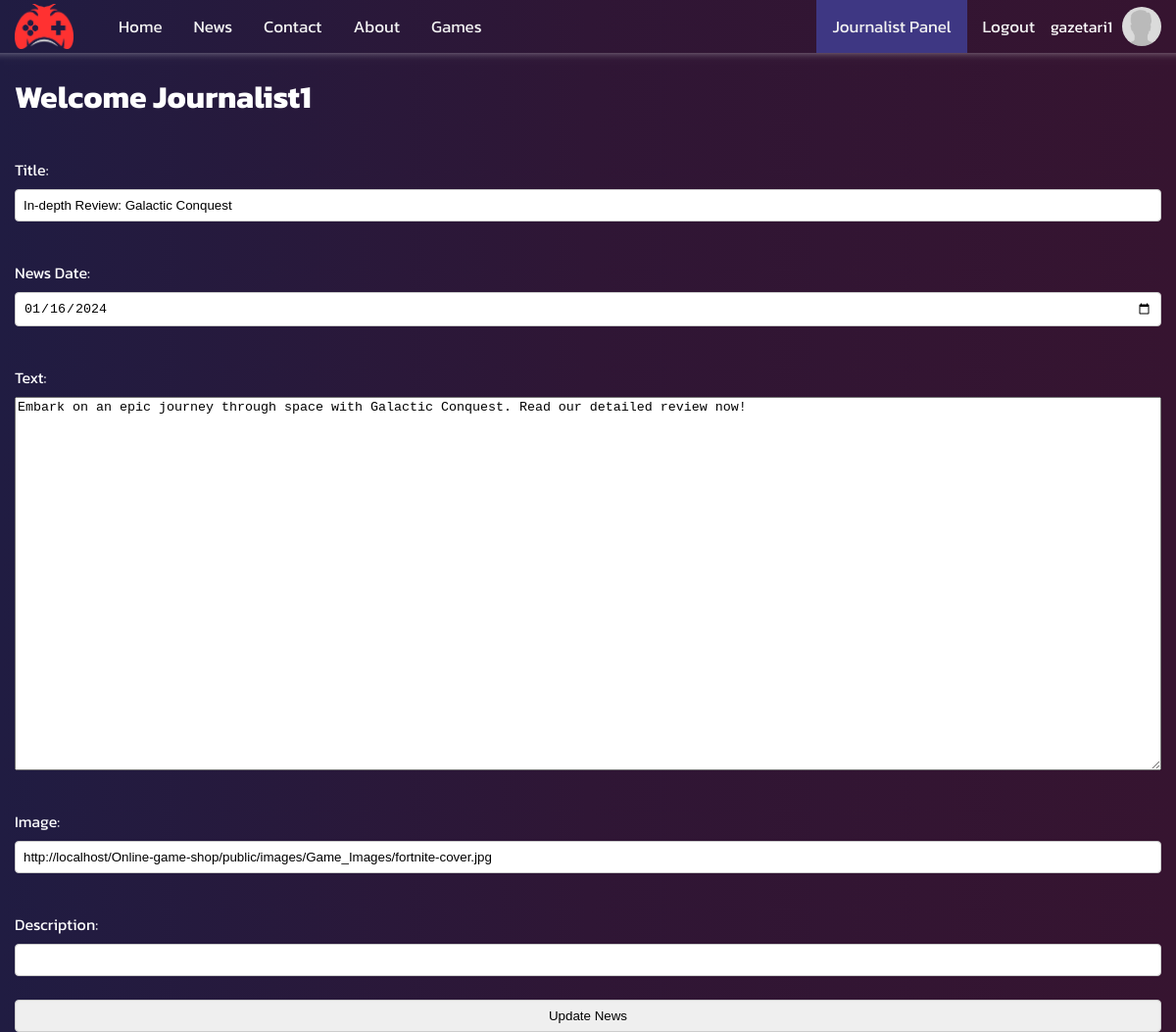
Page /public/view/admin/edit-news.php?id=3 (signed in) on the committed database.
### tables this page shows
CREATE TABLE news (
    news_id INT AUTO_INCREMENT PRIMARY KEY,
    title VARCHAR(255),
    news_date DATE,
    journalist_user_id INT,
    news_text TEXT,
    image VARCHAR(255),
    FOREIGN KEY (journalist_user_id) REFERENCES users(id)
);

### config/Database.php (called while the page is built, shortened)
<?php
class Database
{
    private $conn;
    public function __construct($servername = "127.0.0.1", $username = "root", $password = "", $dbname = "shop")
    {
        $this->conn = new mysqli($servername, $username, $password, $dbname);
    }
    public function query($sql)
    {
        return $this->conn->query($sql);
    }
}
?>

### public/view/Admin/edit-news.php (the view, shortened to what this page needs)
<?php
require_once '../../../config/Database.php';
require_once '../../../src/controller/News.php';
?>
<!DOCTYPE html>
<html lang="en">
<head>
    <link rel="stylesheet" href="/Online-game-shop/public/css/global.css">
    <link rel="stylesheet" href="/Online-game-shop/public/css/index.css">
    <link rel="stylesheet" href="/Online-game-shop/public/css/game.css">
    <link rel="stylesheet" href="/Online-game-shop/public/css/admin.css">
    <link rel="stylesheet" href="/Online-game-shop/public/css/login.css">
</head>
<body>
<?php include('../navbar.php'); ?>
    <div class="main-container">
        <div>
        <?php
        $name = $_SESSION["user"]["name"];
        echo "<h1>Welcome $name</h1>";
        ?>
            <?php
            $newsId = $_GET['id'];
            $database= new Database();
            $sql = "SELECT * FROM news WHERE news_id = $newsId";
            $result = $database->query($sql);
            if ($result && $row = $result->fetch_assoc()) {
            ?>
                <form action="../../../src/controller/Edit-news.php" method="POST">
                    <label for="title">Title:</label>
                    <input type="text" name="title" value="<?php echo $row['title']; ?>" required><br>
                    <label for="date">News Date:</label>
                    <input type="date" name="date" value="<?php echo $row['news_date']; ?>" required><br>
                    <label for="text">Text:</label>
                    <textarea name="text" required rows="25"><?php echo $row['news_text']; ?></textarea><br>
                    <label for="image">Image:</label>
                    <input type="text" name="image" value="<?php echo $row['image']; ?>" required><br>
                    <label for="short-dcs">Description:</label>
                    <input type="text" name="short-dcs" value="<?php echo $row['newsShortDesc']; ?>" required><br>
                    <input type="submit" value="Update News">
                </form>
            <?php
            } else {
                echo "Error retrieving game data.";
            }
            ?>
        </div>
    </div>
</body>
</html>

### public/css/global.css (style rules this page uses)
html { font-family: Kanit; color: white; background: linear-gradient(90deg, #201c42, #2f1635, #361430); }
.main-container { z-index: 0; margin-right: auto; margin-left: auto; }
@media (min-width: 768px) { .main-container { width: 750px; } }
@media (min-width: 992px) { .main-container { width: 970px; } }
@media (min-width: 1200px) { .main-container { width: 1170px; } }
body { margin: 0; }

### public/css/index.css (style rules this page uses)
* { box-sizing: border-box; scrollbar-color: transparent transparent; scrollbar-width: 0px; }
* { -ms-overflow-style: none; }

### public/css/login.css (style rules this page uses)
form { display: flex; flex-direction: column; }
label { margin-top: 16px; margin-bottom: 8px; }
input { padding: 8px; border: 1px solid #ccc; border-radius: 4px; }

### rows in the picture
news: title "In-depth Review: Galactic Conquest", date "01/16/2024", text "Embark on an epic journey through space with Galactic Conquest. Read our detailed review now!", image "http://localhost/Online-game-shop/public/images/Game_Images/fortnite-cover.jpg"

### other values in the picture
$username "gazetari1"
$name "Journalist1"
